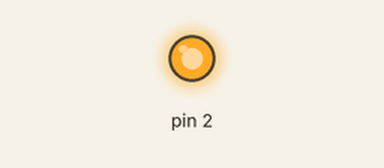
A sketch run on a simulated Arduino Uno, built with avr-gcc and run on an emulated ATmega328P. Shown: output pins drawn as LEDs (lit = HIGH).

Above: at 0.5 s.
At 1.4 s:
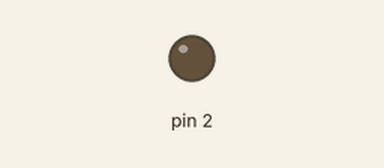
Timing chart, 0 to 7.2 s (numbered marks = the images above):
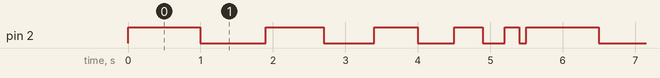

The sketch:

hello_world.ino
```cpp
/*
 * A simple hello lamp program that makes the lamp on the breadboard blink.
 */

int duration = 1000;

void setup() {
  pinMode(2, OUTPUT);
}

void loop() {
  digitalWrite(2, HIGH);
  delay(duration);
  duration -= 100;
  digitalWrite(2, LOW);
  delay(duration);
  duration -= 100;
  if (duration < 200) {
    duration = 1000;
  }
}
```

Measured:
- by itself, pin 2: repeats every 5.5 s: LOW 0.90 s, HIGH 0.80 s, LOW 0.70 s, HIGH 0.60 s, LOW 0.50 s, HIGH 0.40 s, LOW 0.30 s, HIGH 0.20 s, LOW 0.10 s, HIGH 1.0 s
- by itself, everything shown: repeats every 5.5 s, in 10 steps
